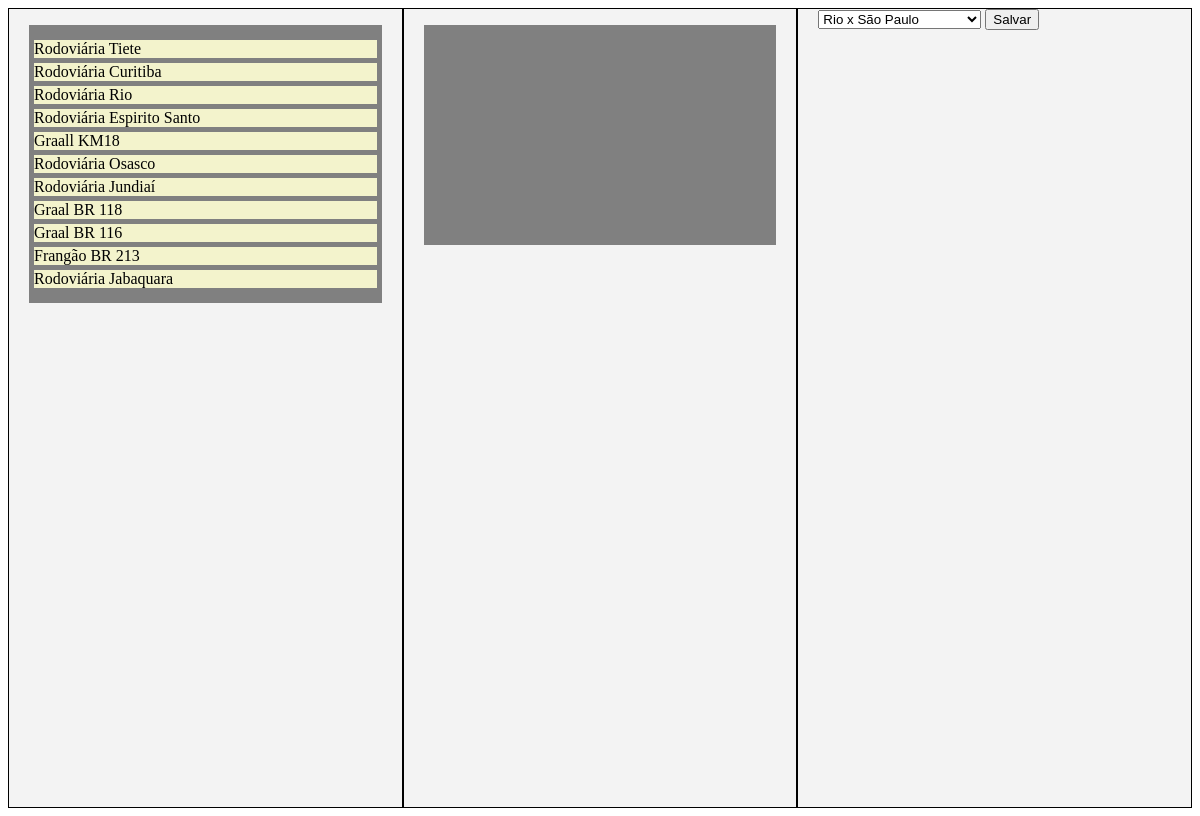
The page / on the database its author committed.
### tables this page shows
CREATE TABLE `parada` (
  `idparada` int(11) NOT NULL AUTO_INCREMENT,
  `nome` varchar(45) DEFAULT NULL,
  PRIMARY KEY (`idparada`)
);

### index.php (the view, shortened to what this page needs)
<?php
  $conn = conecta();
 ?>
<!DOCTYPE html>
<html lang="en" dir="ltr">
  <head>
    <link rel="stylesheet" type="text/css" href="css/style.css">
  </head>
  <body>
    <div class="hold">
      <div class="list">
        <ul id="parada_para_selecionar">
          <?php
          $select = "SELECT * FROM parada;";
          $query = mysqli_query($conn, $select);
          if($query){
            while($rs = mysqli_fetch_array($query)){
              ?>
              <li <?php echo('id='.$rs['idparada']); ?>><?php echo($rs['nome']); ?></li>
              <?php
            }
          }else{
            echo("Não foi possível se conectar com o banco.\n". $query ."\n". $select);
          }
          ?>
        </ul>
      </div>
      <div class="list">
        <ul id="parada_selecionada">
        </ul>
      </div>
      <div class="list">
        <form method="post">
          <select id=viagem name="cbx_viagem">
            <?php
            $Vselect = "SELECT * FROM viagem;";
            $Vquery = mysqli_query($conn, $Vselect);
            while($vRs = mysqli_fetch_array($Vquery)){
              ?>
              <option value="<?php echo($vRs['idviagem']); ?>"><?php echo($vRs['nome']); ?></option>
              <?php
            } ?>
          </select>
          <button id="save" type="submit" name="button">Salvar</button>
        </form>
      </div>
    </div>
  </body>
</html>

### css/style.css (style rules this page uses)
ul li { cursor: all-scroll; list-style: none; margin: 5px 0px; }
.hold { display: flex; flex-direction: row; justify-content: space-around; width: 100%; height: 800px; background-color: grey; }
.list { width: 400px; padding: 0px 20px; background-color: #f3f3f3; border: 1px solid black; }
.list ul { padding: 10px 5px; min-height: 200px; background-color: grey; }
.list li { background-color: #f3f3cc; user-select: none; }

### rows shown on the page
parada: nome "Rodoviária Tiete"
parada: nome "Rodoviária Curitiba"
parada: nome "Rodoviária Rio"
parada: nome "Rodoviária Espirito Santo"
parada: nome "Graall KM18"
parada: nome "Rodoviária Osasco"
parada: nome "Rodoviária Jundiaí"
parada: nome "Graal BR 118"
parada: nome "Graal BR 116"
parada: nome "Frangão BR 213"
parada: nome "Rodoviária Jabaquara"

### other values the page prints
form field cbx_viagem "Rio x São Paulo"
